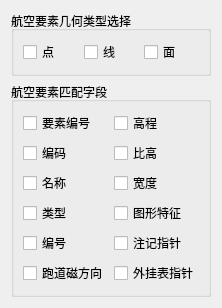
           <widget class="QWidget" name="tab_Layer_P">
            <attribute name="title">
             <string>航空要素</string>
            </attribute>
            <layout class="QGridLayout" name="gridLayout_43">
             <item row="0" column="0">
              <widget class="QGroupBox" name="groupBox_P_GeoType">
               <property name="title">
                <string>航空要素几何类型选择</string>
               </property>
               <layout class="QGridLayout" name="gridLayout_37">
                <item row="0" column="0">
                 <widget class="QCheckBox" name="checkBox_Point_P">
                  <property name="text">
                   <string>点</string>
                  </property>
                 </widget>
                </item>
                <item row="0" column="1">
                 <widget class="QCheckBox" name="checkBox_Line_P">
                  <property name="text">
                   <string>线</string>
                  </property>
                 </widget>
                </item>
                <item row="0" column="2">
                 <widget class="QCheckBox" name="checkBox_Polygon_P">
                  <property name="text">
                   <string>面</string>
                  </property>
                 </widget>
                </item>
               </layout>
              </widget>
             </item>
             <item row="1" column="0">
              <widget class="QGroupBox" name="groupBox_P">
               <property name="minimumSize">
                <size>
                 <width>0</width>
                 <height>0</height>
                </size>
               </property>
               <property name="title">
                <string>航空要素匹配字段</string>
               </property>
               <layout class="QGridLayout" name="gridLayout_22">
                <item row="1" column="0">
                 <widget class="QCheckBox" name="checkBox_BianMa_P">
                  <property name="text">
                   <string>编码</string>
                  </property>
                 </widget>
                </item>
                <item row="2" column="0">
                 <widget class="QCheckBox" name="checkBox_MingCheng_P">
                  <property name="text">
                   <string>名称</string>
                  </property>
                 </widget>
                </item>
                <item row="0" column="1">
                 <widget class="QCheckBox" name="checkBox_GaoCheng_P">
                  <property name="text">
                   <string>高程</string>
                  </property>
                 </widget>
                </item>
                <item row="4" column="0">
                 <widget class="QCheckBox" name="checkBox_BianHao_P">
                  <property name="text">
                   <string>编号</string>
                  </property>
                 </widget>
                </item>
                <item row="5" column="1">
                 <widget class="QCheckBox" name="checkBox_WaiGuaBiaoZhiZhen_P">
                  <property name="text">
                   <string>外挂表指针</string>
                  </property>
                 </widget>
                </item>
                <item row="5" column="0">
                 <widget class="QCheckBox" name="checkBox_PaoDaoCiFangXiang_P">
                  <property name="text">
                   <string>跑道磁方向</string>
                  </property>
                 </widget>
                </item>
                <item row="4" column="1">
                 <widget class="QCheckBox" name="checkBox_ZhuJiZhiZhen_P">
                  <property name="text">
                   <string>注记指针</string>
                  </property>
                 </widget>
                </item>
                <item row="2" column="1">
                 <widget class="QCheckBox" name="checkBox_KuanDu_P">
                  <property name="text">
                   <string>宽度</string>
                  </property>
                 </widget>
                </item>
                <item row="3" column="0">
                 <widget class="QCheckBox" name="checkBox_LeiXing_P">
                  <property name="text">
                   <string>类型</string>
                  </property>
                 </widget>
                </item>
                <item row="1" column="1">
                 <widget class="QCheckBox" name="checkBox_BiGao_P">
                  <property name="text">
                   <string>比高</string>
                  </property>
                 </widget>
                </item>
                <item row="0" column="0">
                 <widget class="QCheckBox" name="checkBox_YaoSuBianHao_P">
                  <property name="text">
                   <string>要素编号</string>
                  </property>
                 </widget>
                </item>
                <item row="3" column="1">
                 <widget class="QCheckBox" name="checkBox_TuXingTeZheng_P">
                  <property name="text">
                   <string>图形特征</string>
                  </property>
                 </widget>
                </item>
               </layout>
              </widget>
             </item>
            </layout>
           </widget>
